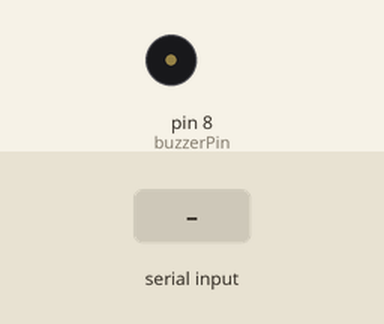
This sketch was run on a simulated Arduino Uno, built with avr-gcc and run on an emulated ATmega328P. Shown: buzzer (waves = sounding). Inputs (shaded band) come from the test bench.

Above: at 1.2 s.
1.3 s: "1" received over Serial
At 2.3 s:
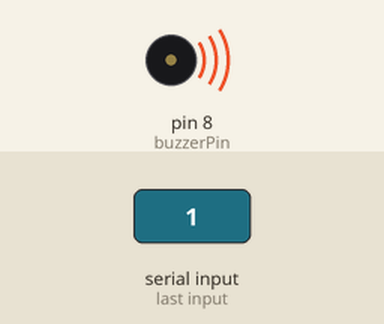
2.8 s: "0" received over Serial
At 3.4 s:
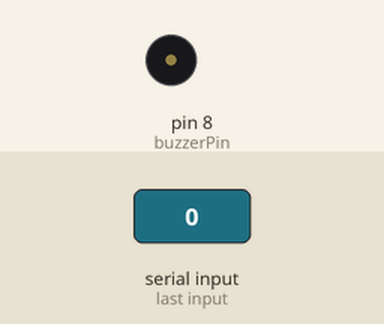
Timing chart, 0 to 5.8 s (numbered marks = the images above; inputs shaded):
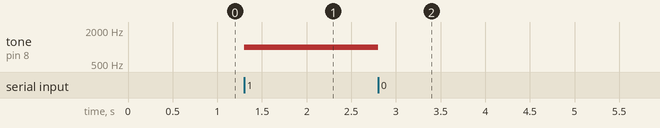

Measured:
- after the input at 1.3 s, tone on pin 8 (buzzerPin): silent → 1000 Hz at once
- after the input at 2.8 s, tone on pin 8 (buzzerPin): 1000 Hz → silent at once

The sketch:

main.ino
```cpp
int buzzerPin = 8;

void setup() {
  Serial.begin(9600);
  pinMode(buzzerPin, OUTPUT);
}

void loop() {
  if (Serial.available() > 0) {
    char receivedData = Serial.read();

    if (receivedData == '1') {
      tone(buzzerPin, 1000); // 1000 Hz = som agudo
    } else if (receivedData == '0') {
      noTone(buzzerPin);     // Desliga o som
    }
  }
}
```
